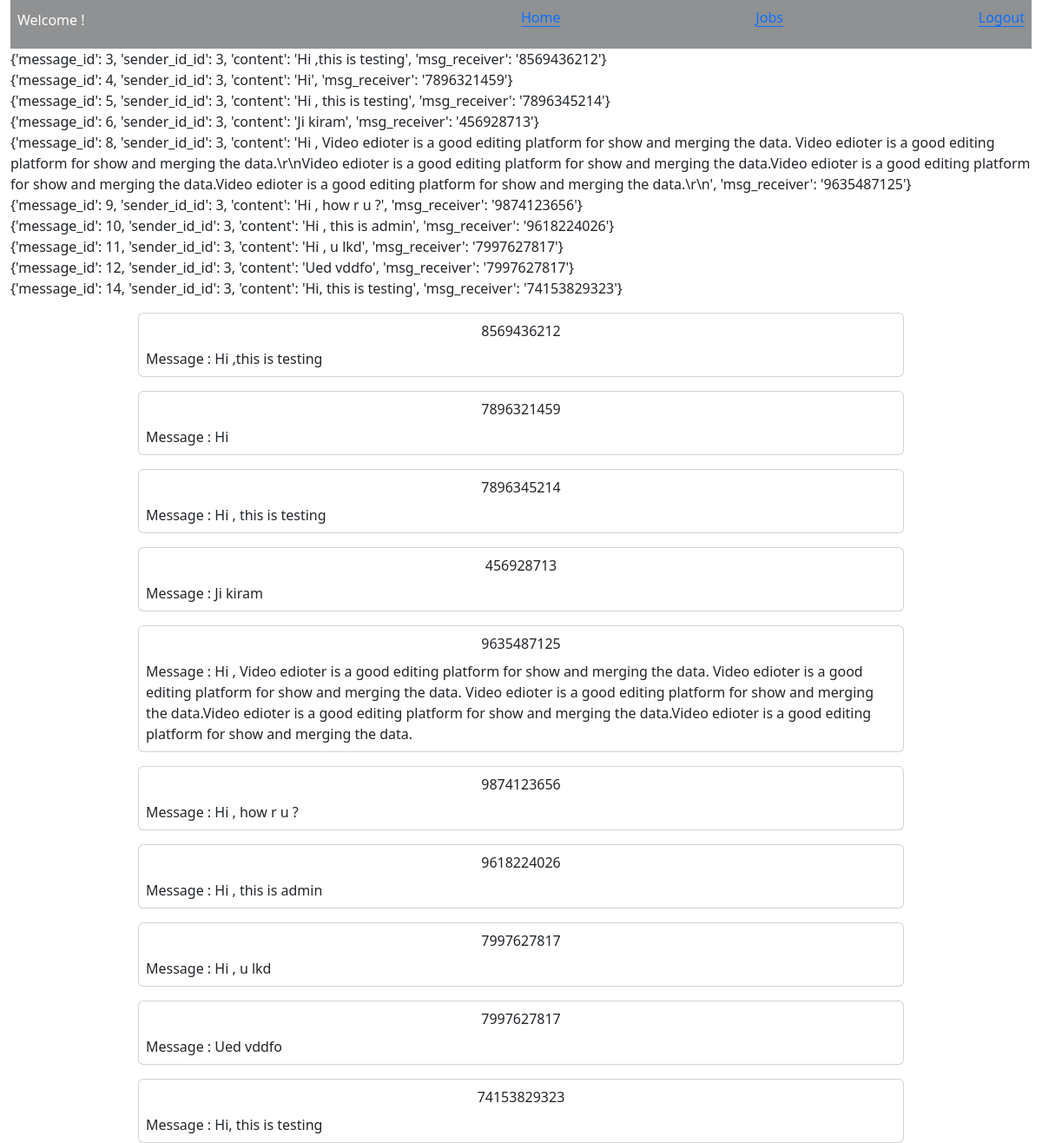
The page /user-chat/3/ on the database its author committed.
### business/models.py (models this page shows, shortened)
class Chat(models.Model):
    message_id = models.AutoField(primary_key=True)
    sender_id = models.ForeignKey(User, on_delete=models.CASCADE)
    content = models.TextField(max_length=255)
    msg_receiver = models.CharField(max_length=60)

### business/views.py (the view)
# urls.py: path('user-chat/<int:user_id>/', display_other_chat, name="othermessages"),
def display_other_chat(request, user_id):
    chat = Chat.objects.filter(sender_id=user_id).values()
    return render(request, "anotherchat.html", {"messages": chat})

### business/templates/anotherchat.html (shortened to what this page needs)
{% extends "base.html" %}
{% block name %}
    Welcome {{ user.username}}!
{% endblock  %}
{% block content %}
    <div class="w-sm-75 w-75">
    {% for message in messages %}
        <div class="card mt-3 p-2">
            <p class="card-title text-center">{{ message.msg_receiver}}</p>
            <p class="card-text"><bold class="link-underline-secondary">Message : </bold>{{ message.content }}</p>
        </div>
    {% endfor %}
    </div>
{% endblock  %}

### business/templates/base.html (shortened to what this page needs)
<!DOCTYPE HTML>
<html lang="en">
    <head>
        <link href="https://cdn.jsdelivr.net/npm/bootstrap@5.3.0/dist/css/bootstrap.min.css" rel="stylesheet">
    </head>
    <body class="container-fluid m-0">
        {% load bootstrap5 %}
        <nav class="d-flex flex-row justify-content-between align-items-center bg-dark p-2 bg-opacity-50 text-white text-center w-auto">
            <h6 class="navbar-brand align-sm-self-flex-start">{% block name %}{% endblock %}</h6>
            <div class="d-flex flex-column flex-sm-column flex-md-row justify-content-between align-items-center w-50">
                <p class="link-light link-offset-2 link-underline-opacity-25 link-underline-opacity-100-hover"><a href="{% url 'profile' %}">Home</a></p>
                <p class="link-light link-offset-2 link-underline-opacity-25 link-underline-opacity-100-hover"><a href="{% url 'jobs' %}">Jobs</a></p>
                <p class="link-light link-offset-2 link-underline-opacity-25 link-underline-opacity-100-hover"><a href="{% url 'logout' %}">Logout</a></p>
            </div>
        </nav>
        <main class="d-flex flex-column justify-content-center align-items-center w-90">
            {% if messages %}
            <div id="messageContainers" class="w-auto">
                {% for message in messages %}
                    <div {% if message.tags %}class="alert alert-{{message.tags}}"{% endif %} role="alert">{{ message }}</div>
                {% endfor %}
            </div>
            {% endif %}
            {% block content %}
            {% endblock %}
        </main>
    </body>
</html>

### rows shown on the page
Chat: message "{'message_id': 3, 'sender_id_id': 3, 'content': 'Hi ,this is testing', 'msg_receiver': '8569436212'}", msg_receiver "8569436212", content "Hi ,this is testing"
Chat: message "{'message_id': 4, 'sender_id_id': 3, 'content': 'Hi', 'msg_receiver': '7896321459'}", msg_receiver "7896321459", content "Hi"
Chat: message "{'message_id': 5, 'sender_id_id': 3, 'content': 'Hi , this is testing', 'msg_receiver': '7896345214'}", msg_receiver "7896345214", content "Hi , this is testing"
Chat: message "{'message_id': 6, 'sender_id_id': 3, 'content': 'Ji kiram', 'msg_receiver': '456928713'}", msg_receiver "456928713", content "Ji kiram"
Chat: message "{'message_id': 8, 'sender_id_id': 3, 'content': 'Hi , Video edioter is a good editing platform for show and merging the data. Video edioter is a good editing platform for show and merging the data.\\r\\nVideo edioter is a good editing platform for show and merging the data.Video edioter is a good editing platform for show and merging the data.Video edioter is a good editing platform for show and merging the data.\\r\\n', 'msg_receiver': '9635487125'}", msg_receiver "9635487125", content "Hi , Video edioter is a good editing platform for show and merging the data. Video edioter is a good editing platform for show and merging the data. Video edioter is a good editing platform for show and merging the data.Video edioter is a good editing platform for show and merging the data.Video edioter is a good editing platform for show and merging the data."
Chat: message "{'message_id': 9, 'sender_id_id': 3, 'content': 'Hi , how r u ?', 'msg_receiver': '9874123656'}", msg_receiver "9874123656", content "Hi , how r u ?"
Chat: message "{'message_id': 10, 'sender_id_id': 3, 'content': 'Hi , this is admin', 'msg_receiver': '9618224026'}", msg_receiver "9618224026", content "Hi , this is admin"
Chat: message "{'message_id': 11, 'sender_id_id': 3, 'content': 'Hi , u lkd', 'msg_receiver': '7997627817'}", msg_receiver "7997627817", content "Hi , u lkd"
Chat: message "{'message_id': 12, 'sender_id_id': 3, 'content': 'Ued vddfo', 'msg_receiver': '7997627817'}", msg_receiver "7997627817", content "Ued vddfo"
Chat: message "{'message_id': 14, 'sender_id_id': 3, 'content': 'Hi, this is testing', 'msg_receiver': '74153829323'}", msg_receiver "74153829323", content "Hi, this is testing"
